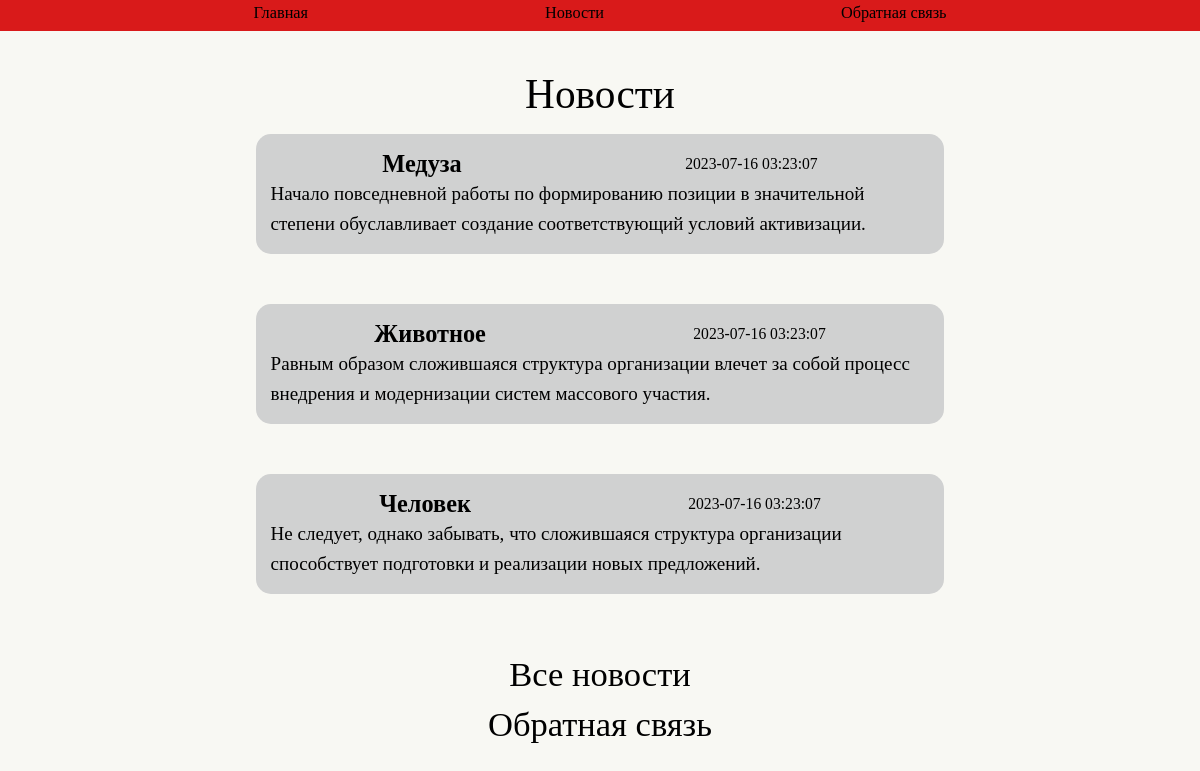
The page / on the database its author committed.
### tables this page shows
CREATE TABLE `news` (
  `id` int(11) NOT NULL,
  `head` text NOT NULL,
  `text` text NOT NULL,
  `date` datetime NOT NULL
);

### application/core/view.php (called while the page is built, shortened)
<?php
class View
{
	function generate($content_view, $template_view, $data = null)
	{
		include 'application/views/'.$template_view;
	}
}
?>

### application/controllers/controller_main.php (called while the page is built)
<?php
class Controller_Main extends Controller
{
    function __construct()
    {
        $this->model = new Model_Main();
        $this->view = new View();
    }
	function action_index()
	{
        $data = $this->model->get_data();
		$this->view->generate('main_view.php', 'template_view.php', $data);
	}
}
?>

### application/bootstrap.php (called while the page is built, shortened)
<?php
require_once 'core/model.php';
require_once 'core/view.php';
require_once 'core/route.php';
Route::start();
?>

### index.php (called while the page is built, shortened)
<?php
require_once 'application/bootstrap.php';
?>

### application/core/model.php (called while the page is built, shortened)
<?php
require_once './config/connect.php';
class Model
{
    public function __construct()
    {
        global $connect;
        $this->connect = $connect;
    }
}

### application/models/model_main.php (called while the page is built)
<?php
class Model_Main extends Model
{
    public function get_data()
    {
        $news = mysqli_query($this->connect, "SELECT * FROM `news` ORDER BY id DESC LIMIT 3");
        $news = mysqli_fetch_all($news);
        $data['news'] = $news;
        return $data;
    }
}
?>

### application/views/main_view.php (the view)
<div class="news">
    <h1 class="news__header">Новости</h1>
    <?php
    if (isset($news)) {
        foreach ($news as $info) {
            ?>
            <div class="news__contant">
                <div class="news__top">
                    <h2 class="news__head"><?= $info[1] ?></h2>
                    <h3 class="news__date"><?= $info[3] ?></h3>
                </div>
                <p class="news__text"><?= substr($info[2], 0, strpos($info[2], ".") + 1) ?></p>
            </div>
            <?php
        }
    }
    else {
        ?>
        Новостей нет
        <?php
    }
    ?>
</div>
<div class="footer__top">
    <a class="footer__text" href="/news">Все новости</a>
    <a class="footer__text" href="/feedback">Обратная связь</a>
</div>

### application/core/route.php (shortened to what this page needs)
<?php
class Route
{
	static function start()
	{
		$action_name = 'index';
		$action_name = 'action_'.$action_name;
		$controller = new $controller_name;
		$action = $action_name;
		if(method_exists($controller, $action))
		{
			$controller->$action();
		}
	}
}
?>

### application/views/template_view.php (shortened to what this page needs)
<!DOCTYPE html>
<html lang="en">
<head>
    <link rel="stylesheet" href="/css/style.css">
</head>
<body>
<div class="wrapper">
    <header class="header">
        <div class="container">
            <nav class="header__nav">
                <ul class="header__ul-menu">
                    <li class="header__li"><a class="header__a" href="/main">Главная</a></li>
                    <li class="header__li"><a class="header__a" href="/news">Новости</a></li>
                    <li class="header__li"><a class="header__a" href="/feedback ">Обратная связь</a></li>
                </ul>
            </nav>
        </div>
    </header>
    <main class="main">
        <div class="container">
        <?php include 'application/views/'.$content_view; ?>
        </div>
    </main>
</div>
</body>
</html>

### css/style.css (style rules this page uses)
* { padding: 0; margin: 0; border: 0; }
*, *:before, *:after { box-sizing: border-box; }
nav, footer, header, aside { display: block; }
html, body { height: 100%; width: 100%; font-size: 100%; line-height: 1; font-size: 14px; -ms-text-size-adjust: 100%; -moz-text-size-adjust: 100%; -webkit-text-size-adjust: 100%; }
a, a:visited { text-decoration: none; }
ul li { list-style: none; }
h1, h2, h3, h4, h5, h6 { font-size: inherit; font-weight: inherit; }
a { color: #000; }
.header { position: fixed; z-index: 2000; background-color: rgb(217, 26, 26); top: 0px; max-height: 128px; padding-top: 5px; width: 100%; }
.header__nav { display: flex; flex-direction: row; align-items: center; }
.header__ul-menu { margin: auto; display: flex; justify-content: space-around; width: 930px; height: 26px; }
.header__a { font-size: clamp(1rem, 0.95rem + 0.25vw, 1.25rem); line-height: 16px; color: black; }
.footer__top { display: flex; align-items: center; justify-content: center; flex-direction: column; }
.footer__text { font-size: clamp(1.25rem, 0.88rem + 1.85vw, 2.5rem); line-height: 40px; text-align: center; padding-top: 10px; }
.news { display: flex; align-items: center; flex-direction: column; justify-content: space-between; width: auto; height: auto; }
.news__contant { width: clamp(20rem, 11.111rem + 44.44vw, 50rem); background-color: rgb(208, 209, 209); word-wrap: break-word; border-radius: 15px; margin-bottom: 50px; padding: 15px; }
.news__top { display: flex; justify-content: space-around; }
.news__header { font-size: clamp(1.25rem, 0.731rem + 2.59vw, 3rem); line-height: 50px; margin-bottom: 15px; }
.news__head { font-size: clamp(1.25rem, 1.102rem + 0.74vw, 1.75rem); line-height: 30px; }
.news__text { font-size: clamp(0.875rem, 0.727rem + 0.74vw, 1.375rem); line-height: 30px; }
.news__date { font-size: clamp(0.875rem, 0.801rem + 0.37vw, 1.125rem); line-height: 30px; }
html { scroll-behavior: smooth; }
body { font-style: normal; font-weight: 400; background-color: #f8f8f3; }
.wrapper { overflow: hidden; display: flex; flex-direction: column; min-height: 100%; }
main { padding-top: clamp(2.5rem, 1.759rem + 3.7vw, 5rem); flex: 1 1 auto; }
.container { max-width: 1430px; margin: 0 auto; overflow-x: hidden; min-height: 100%; padding: 0px 15px; }
h2 { text-align: center; font-size: 20px; font-weight: bold; }

### rows shown on the page
news: head "Медуза", date "2023-07-16 03:23:07", text "Начало повседневной работы по формированию позиции в значительной степени обуславливает создание соответствующий условий активизации."
news: head "Животное", date "2023-07-16 03:23:07", text "Равным образом сложившаяся структура организации влечет за собой процесс внедрения и модернизации систем массового участия."
news: head "Человек", date "2023-07-16 03:23:07", text "Не следует, однако забывать, что сложившаяся структура организации способствует подготовки и реализации новых предложений."
